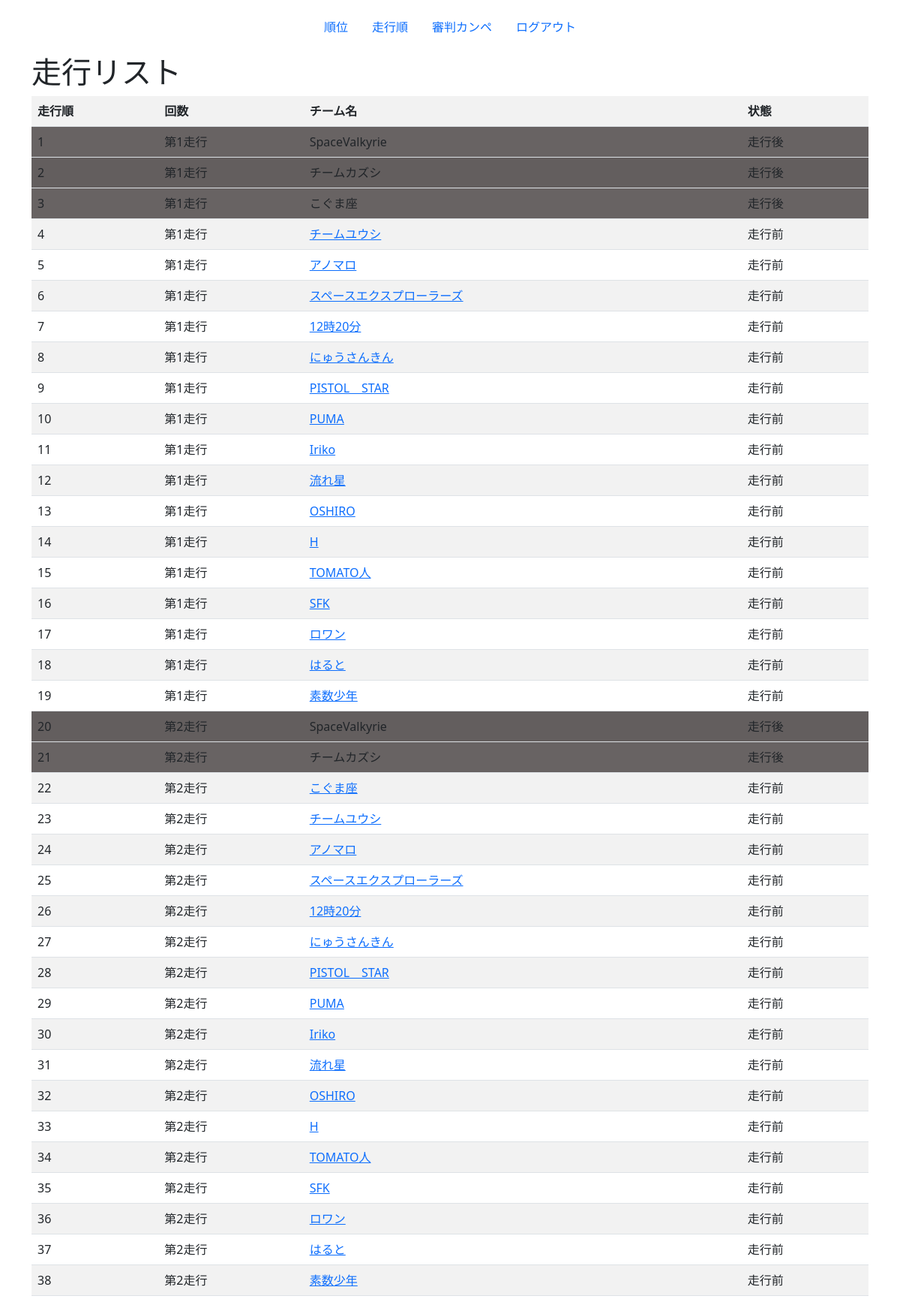
The app's page / (signed in) with its own data.
### score/models.py (models this page shows, shortened)
class Run(models.Model):
  order = models.IntegerField(blank=False,null=False,unique=True, primary_key=True)
  team = models.CharField( max_length=50,blank=False,choices=TeamChoices.choices)
  run = models.CharField(max_length=50,blank=False,choices=RunChoices.choices)
  status = models.CharField(max_length=50,blank=False,choices=StatusChoices.choices)
  rank = models.IntegerField(blank=True,null=True)

### score/views.py (the view)
# urls.py: path('',views.Index.as_view(),name='index'),
class Index(TemplateView):
  template_name = 'score/index.html'
  model = Run
  def get_context_data(self, **kwargs):
        context = super().get_context_data(**kwargs)
        run = Run.objects.all().order_by("order")
        context['runs'] = run
        return context
  def get(self, request, *args, **kwargs):
    return super().get(request, *args, **kwargs)

### score/templates/score/index.html (shortened to what this page needs)
<!DOCTYPE html>
{% extends 'base.html' %}
{% load static %}
{% load widget_tweaks %}
{% block contents %}
{% include 'header.html' %}
<div class="container">
  <h1>走行リスト</h1>
<table class ="table table-hover table table-striped" >
  <tr>
    <th>走行順</th>
    <th>回数</th>
    <th>チーム名</th>
    <th>状態</th>
  </tr>
  {% for run in runs  %}
  {% if run.status == "走行後" %}
    <tr  style="background-color:rgb(104, 99, 99);">
      <td>
        {{run.order}}
      </td>
      <td>
        {{run.run}}
      </td>
      <td>
        {{run.team}}
      </td>
      <td class="status">
        {{run.status}}
      </td>
    </tr>
  {% else %}
  <tr>
    <td>
      {{run.order}}
    </td>
    <td>
      {{run.run}}
    </td>
    <td>
      {% if request.user.is_authenticated %}
      <a href="{% url 'create' run.pk %}">{{run.team}}</a>
      {% else %}
      {{run.team}}
      {% endif %}
    </td>
    <td class="status">
      {{run.status}}
    </td>
  </tr>
  {% endif %}
  {% endfor %}
</table>
</div>
{% endblock %}

### records on screen
Run: order "1", run "第1走行", team "SpaceValkyrie", status "走行後"
Run: order "2", run "第1走行", team "チームカズシ", status "走行後"
Run: order "3", run "第1走行", team "こぐま座", status "走行後"
Run: order "4", run "第1走行", team "チームユウシ", status "走行前"
Run: order "5", run "第1走行", team "アノマロ", status "走行前"
Run: order "6", run "第1走行", team "スペースエクスプローラーズ", status "走行前"
Run: order "7", run "第1走行", team "12時20分", status "走行前"
Run: order "8", run "第1走行", team "にゅうさんきん", status "走行前"
Run: order "9", run "第1走行", team "PISTOL STAR", status "走行前"
Run: order "10", run "第1走行", team "PUMA", status "走行前"
Run: order "11", run "第1走行", team "Iriko", status "走行前"
Run: order "12", run "第1走行", team "流れ星", status "走行前"
Run: order "13", run "第1走行", team "OSHIRO", status "走行前"
Run: order "14", run "第1走行", team "H", status "走行前"
Run: order "15", run "第1走行", team "TOMATO人", status "走行前"
Run: order "16", run "第1走行", team "SFK", status "走行前"
Run: order "17", run "第1走行", team "ロワン", status "走行前"
Run: order "18", run "第1走行", team "はると", status "走行前"
Run: order "19", run "第1走行", team "素数少年", status "走行前"
Run: order "20", run "第2走行", team "SpaceValkyrie", status "走行後"
Run: order "21", run "第2走行", team "チームカズシ", status "走行後"
Run: order "22", run "第2走行", team "こぐま座", status "走行前"
Run: order "23", run "第2走行", team "チームユウシ", status "走行前"
Run: order "24", run "第2走行", team "アノマロ", status "走行前"
Run: order "25", run "第2走行", team "スペースエクスプローラーズ", status "走行前"
Run: order "26", run "第2走行", team "12時20分", status "走行前"
Run: order "27", run "第2走行", team "にゅうさんきん", status "走行前"
Run: order "28", run "第2走行", team "PISTOL STAR", status "走行前"
Run: order "29", run "第2走行", team "PUMA", status "走行前"
Run: order "30", run "第2走行", team "Iriko", status "走行前"
Run: order "31", run "第2走行", team "流れ星", status "走行前"
Run: order "32", run "第2走行", team "OSHIRO", status "走行前"
Run: order "33", run "第2走行", team "H", status "走行前"
Run: order "34", run "第2走行", team "TOMATO人", status "走行前"
Run: order "35", run "第2走行", team "SFK", status "走行前"
Run: order "36", run "第2走行", team "ロワン", status "走行前"
Run: order "37", run "第2走行", team "はると", status "走行前"
Run: order "38", run "第2走行", team "素数少年", status "走行前"
